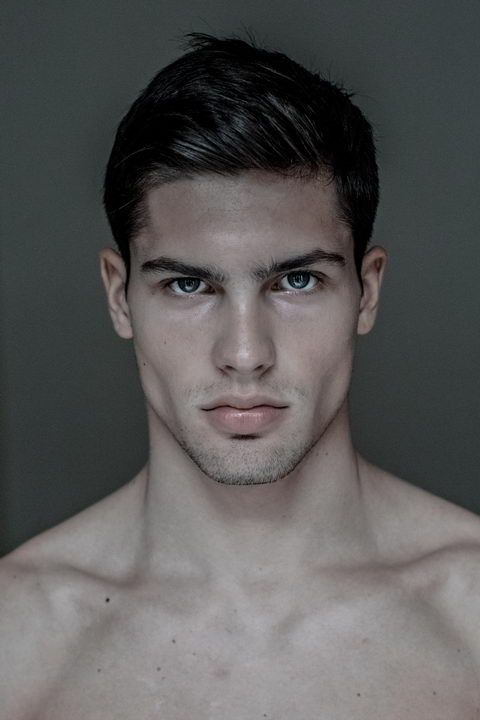
#> input picture dataset/front/front (101).jpg, 480 x 720 px, found by its file name; its folder holds only this picture in this run
$ python preprocess_data.py
#> lines starting #> are read from the running program, lines starting #| are printed output that depends on the picture
import os
import cv2
import numpy as np
from sklearn.model_selection import train_test_split

def load_data_from_folder(folder_path):
#> called with folder_path = 'dataset'
    images = []
    labels = []
    for label, sub_folder in enumerate(['front', 'left', 'right']):
        sub_folder_path = os.path.join(folder_path, sub_folder)
        for filename in os.listdir(sub_folder_path):
            img_path = os.path.join(sub_folder_path, filename)
            try:
                img = cv2.imread(img_path)
#> img is the input picture: shape (720, 480, 3); mean B, G, R 88.4, 88.8, 89.9
                if img is not None:
                    img = cv2.resize(img, (64, 64))  # Resize images to 64x64
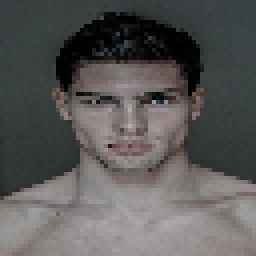
#> img: shape (64, 64, 3) (shown 4 times larger); mean B, G, R 88.3, 88.8, 89.8
                    images.append(img)
                    labels.append(label)
            except Exception as e:
                print(f"Error reading image {img_path}: {e}")
    return np.array(images), np.array(labels)

def preprocess_data():
    images, labels = load_data_from_folder('dataset')
    x_train, x_val, y_train, y_val = train_test_split(images, labels, test_size=0.2, random_state=42)
    np.save('scripts/x_train.npy', x_train)
    np.save('scripts/x_val.npy', x_val)
    np.save('scripts/y_train.npy', y_train)
    np.save('scripts/y_val.npy', y_val)

if __name__ == "__main__":
#> (the run stopped early here; a loop or call above may not have finished)
